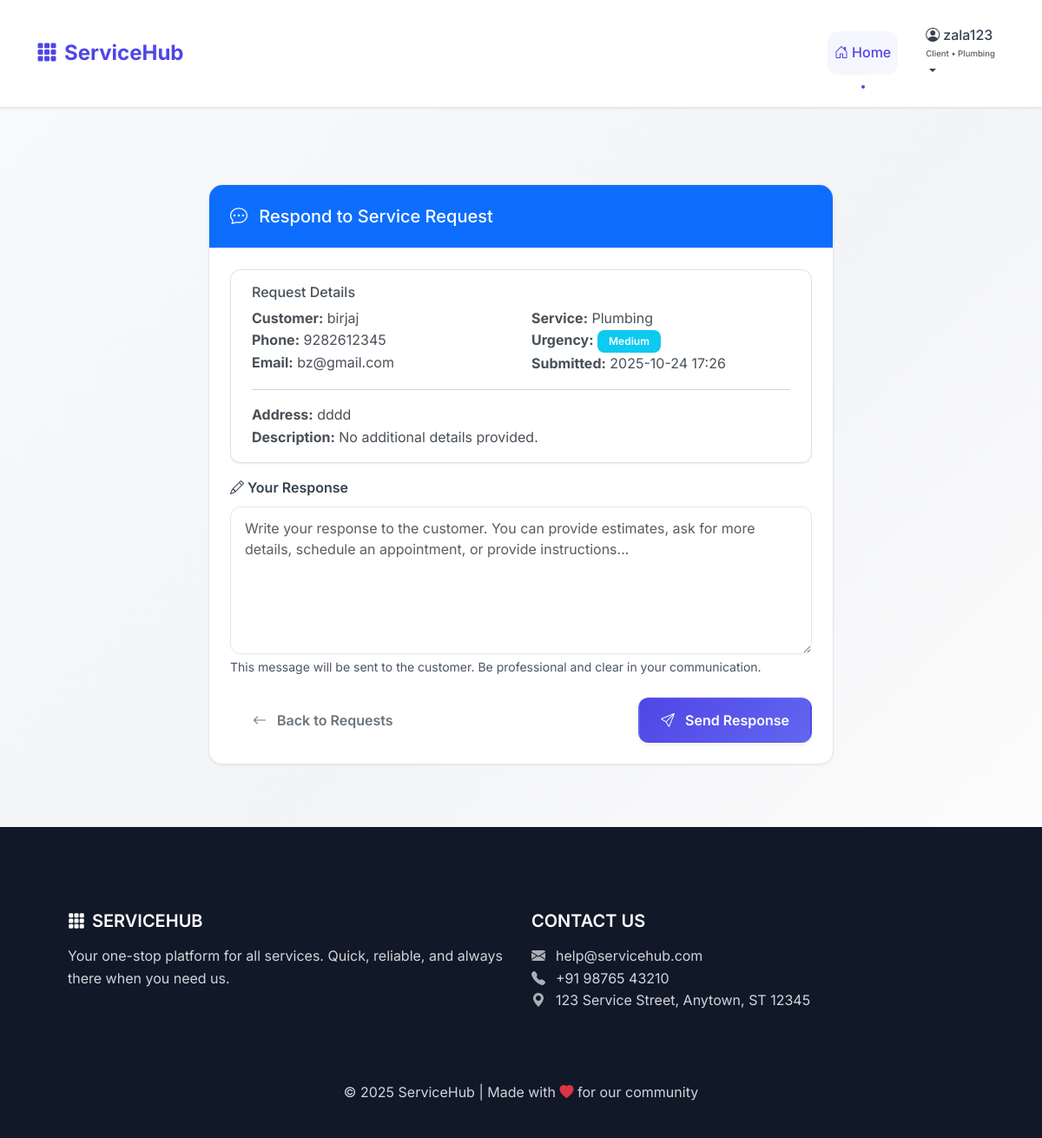
/client/request/1/respond (signed in), run on the app's committed database.
### app.py (models this page shows, shortened)
class Service(db.Model):
    id = db.Column(db.Integer, primary_key=True)
    name = db.Column(db.String(100), nullable=False)
    description = db.Column(db.Text, nullable=True)
    requests = db.relationship('ServiceRequest', backref='service', lazy=True)

class ServiceRequest(db.Model):
    id = db.Column(db.Integer, primary_key=True)
    service_id = db.Column(db.Integer, db.ForeignKey('service.id'), nullable=False)
    customer_name = db.Column(db.String(100), nullable=False)
    customer_email = db.Column(db.String(100), nullable=False)
    customer_phone = db.Column(db.String(20), nullable=False)
    address = db.Column(db.String(200), nullable=False)
    description = db.Column(db.Text, nullable=True)
    urgency = db.Column(db.String(20), nullable=True)
    created_at = db.Column(db.DateTime, default=datetime.utcnow)

### app.py (the view, shortened to what this page needs)
@app.route('/client/request/<int:req_id>/respond', methods=['GET', 'POST'])
def client_respond_request(req_id):
    if not session.get('user_id') or session.get('role') != 'client':
        return redirect(url_for('login', next=url_for('client_requests')))
    req = ServiceRequest.query.get_or_404(req_id)
    client_service_type = session.get('service_type')
    service = Service.query.filter_by(name=client_service_type).first()
    if not service or req.service_id != service.id:
        flash('You are not authorized to respond to this request.', 'danger')
        return redirect(url_for('client_requests'))
    return render_template('client_respond.html', request=req)

### templates/client_respond.html (shortened to what this page needs)
{% extends "base.html" %}
{% block content %}
<div class="container-fluid py-4">
    <div class="row justify-content-center">
        <div class="col-lg-8">
            <div class="card">
                <div class="card-header bg-primary text-white">
                    <h5 class="mb-0">
                        <i class="bi bi-chat-dots me-2"></i>
                        Respond to Service Request
                    </h5>
                </div>
                <div class="card-body">
                    <div class="alert alert-light border">
                        <h6 class="alert-heading">Request Details</h6>
                        <div class="row">
                            <div class="col-md-6">
                                <strong>Customer:</strong> {{ request.customer_name }}<br>
                                <strong>Phone:</strong> {{ request.customer_phone }}<br>
                                <strong>Email:</strong> {{ request.customer_email }}
                            </div>
                            <div class="col-md-6">
                                <strong>Service:</strong> {{ request.service.name }}<br>
                                <strong>Urgency:</strong>
                                <span class="badge bg-{% if request.urgency == 'Emergency' %}danger{% elif request.urgency == 'High' %}warning{% elif request.urgency == 'Medium' %}info{% else %}secondary{% endif %}">
                                    {{ request.urgency or 'Normal' }}
                                </span><br>
                                <strong>Submitted:</strong> {{ request.created_at.strftime('%Y-%m-%d %H:%M') }}
                            </div>
                        </div>
                        <hr>
                        <strong>Address:</strong> {{ request.address }}<br>
                        <strong>Description:</strong> {{ request.description or 'No additional details provided.' }}
                    </div>
                    <form method="post" action="{{ url_for('client_respond_request', req_id=request.id) }}">
                        <div class="mb-4">
                            <label for="message" class="form-label fw-semibold">
                                <i class="bi bi-pencil me-1"></i>Your Response
                            </label>
                            <textarea class="form-control" id="message" name="message" rows="6"
                                      placeholder="Write your response to the customer. You can provide estimates, ask for more details, schedule an appointment, or provide instructions..."
                                      required></textarea>
                            <div class="form-text">
                                This message will be sent to the customer. Be professional and clear in your communication.
                            </div>
                        </div>
                        <div class="d-flex justify-content-between align-items-center">
                            <a href="{{ url_for('client_requests') }}" class="btn btn-outline-secondary">
                                <i class="bi bi-arrow-left me-1"></i>Back to Requests
                            </a>
                            <button type="submit" class="btn btn-primary">
                                <i class="bi bi-send me-1"></i>Send Response
                            </button>
                        </div>
                    </form>
                </div>
            </div>
        </div>
    </div>
</div>
{% endblock %}

### templates/base.html (shortened to what this page needs)
<!DOCTYPE html>
<html lang="en">
<head>
    <link href="https://cdn.jsdelivr.net/npm/bootstrap@5.3.0/dist/css/bootstrap.min.css" rel="stylesheet">
    <link href="https://cdn.jsdelivr.net/npm/bootstrap-icons@1.10.0/font/bootstrap-icons.css" rel="stylesheet">
    <link rel="stylesheet" href="{{ url_for('static', filename='css/style.css') }}">
</head>
<body class="site-bg">
    <nav class="navbar navbar-expand-lg navbar-dark">
        <div class="container">
            <a class="navbar-brand" href="{{ url_for('index') }}">
                <i class="bi bi-grid-3x3-gap-fill me-2"></i>ServiceHub
            </a>
            <div class="collapse navbar-collapse" id="navbarNav">
                <ul class="navbar-nav ms-auto align-items-center">
                    <li class="nav-item">
                        <a class="nav-link active" href="{{ url_for('index') }}">
                            <i class="bi bi-house-door me-1"></i>Home
                        </a>
                    </li>
                    {% if session.get('username') %}
                    <li class="nav-item dropdown ms-3">
                        <a class="nav-link dropdown-toggle text-white" href="#" id="userMenu" role="button" data-bs-toggle="dropdown" aria-expanded="false">
                            <i class="bi bi-person-circle me-1"></i>{{ session.get('username') }}
                            {% if session.get('role') %}
                                <small class="d-block text-muted" style="font-size:0.6rem">
                                    {{ session.get('role')|capitalize }}
                                    {% if session.get('service_type') %}
                                        • {{ session.get('service_type') }}
                                    {% endif %}
                                </small>
                            {% endif %}
                        </a>
                    </li>
                    {% endif %}
                </ul>
            </div>
        </div>
    </nav>
    <div class="container mt-5">
        {% block content %}{% endblock %}
    </div>
    <footer class="text-center text-lg-start mt-5">
        <div class="container p-5">
            <div class="row">
                <div class="col-lg-6 col-md-12 mb-4 mb-md-0">
                    <h5 class="text-uppercase">
                        <i class="bi bi-grid-3x3-gap-fill me-2"></i>ServiceHub
                    </h5>
                    <p>
                        Your one-stop platform for all services. Quick, reliable, and always there when you need us.
                    </p>
                </div>
                <div class="col-lg-6 col-md-12 mb-4 mb-md-0">
                    <h5 class="text-uppercase">Contact Us</h5>
                    <p class="contact-info">
                        <i class="bi bi-envelope-fill"></i>help@servicehub.com<br>
                        <i class="bi bi-telephone-fill"></i>+91 98765 43210<br>
                        <i class="bi bi-geo-alt-fill"></i>123 Service Street, Anytown, ST 12345
                    </p>
                </div>
            </div>
        </div>
        <div class="text-center p-3">
            © 2025 ServiceHub | Made with <i class="bi bi-heart-fill text-danger"></i> for our community
        </div>
    </footer>
</body>
</html>

### data on the page
Service: get "Plumbing", service.name "Plumbing"
ServiceRequest: customer_name "birjaj", customer_phone "9282612345", customer_email "bz@gmail.com", urgency "Medium", created_at "2025-10-24 17:26", address "dddd", description "No additional details provided."

### other printed values
{{ session.get('username') }} "zala123"
{{ session.get('role')|capitalize }} "Client"
